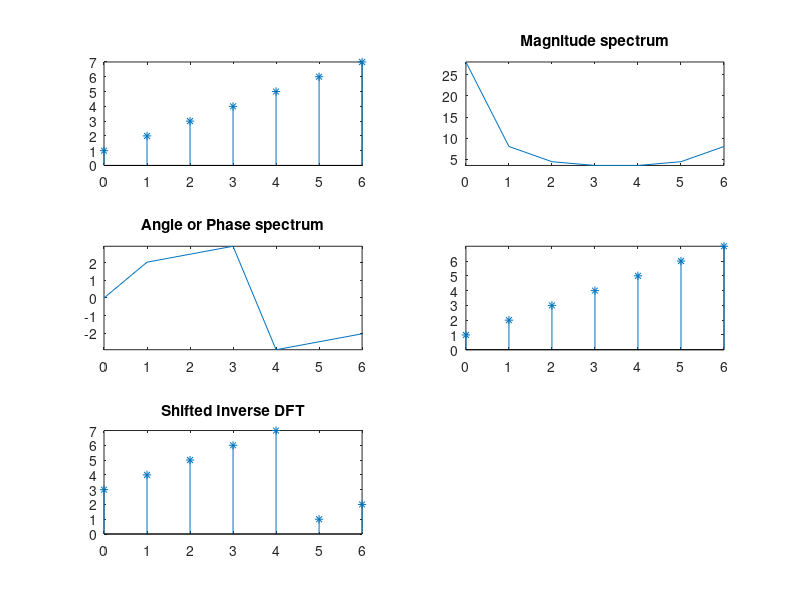

Recreate this plot in MATLAB.
clc;
clear all;
close all;

%Discrete Fourier Transform :

xInput = [1 2 3 4 5 6 7];
nPoint = length(xInput);   %How many point dft
n = 0:nPoint-1;
xLength = length(xInput);
subplot(3,2,1);
stem(n,xInput,'*');

if(nPoint<xLength)
    error('Can not perform DFT.Point should be >=length.');
end

xInput = [xInput zeros(1,nPoint-xLength)];

xDFT = zeros(1,nPoint);
for k = 0:nPoint-1
    for n = 0:nPoint-1
        xDFT(k+1) = xDFT(k+1)+xInput(n+1)*exp(-1j*2*pi*n*k/nPoint);
    end
end

%Ploting magnitude (Symmetry property of DFT):
disp(xDFT);

n = 0:nPoint-1;
subplot(3,2,2);
plot(n,abs(xDFT));
axis tight;
title('Magnitude spectrum');

%Ploting phase

n = 0:nPoint-1;
subplot(3,2,3);
plot(n,angle(xDFT));
axis tight;
title('Angle or Phase spectrum');

%Inverse Discrete Fourier Transform :

xInv = zeros(1,nPoint);
for k = 0:nPoint-1
    for n = 0:nPoint-1
        xInv(k+1)=xInv(k+1)+xDFT(n+1)*exp(1j*2*pi*n*k/nPoint);
    end
    xInv(k+1) = xInv(k+1)/nPoint;
end

%Ploting Inverse DFT

n = 0:nPoint-1;
subplot(3,2,4);
stem(n,xInv,'*');
axis tight;

%Time shift property :

m=2;
for k = 0:nPoint-1
    xDFT(k+1) = xDFT(k+1)*exp(1j*2*pi*k*m/nPoint);
end

xInv = zeros(1,nPoint);
for k=0:nPoint-1
    for n = 0:nPoint-1
        xInv(k+1)=xInv(k+1)+xDFT(n+1)*exp(1j*2*pi*n*k/nPoint);
    end
    xInv(k+1)=xInv(k+1)/nPoint;
end

%Ploting shifter inverse DFT :

n = 0:nPoint-1;
subplot(3,2,5);
stem(n,xInv,'*');
axis tight;
title('Shifted Inverse DFT');

